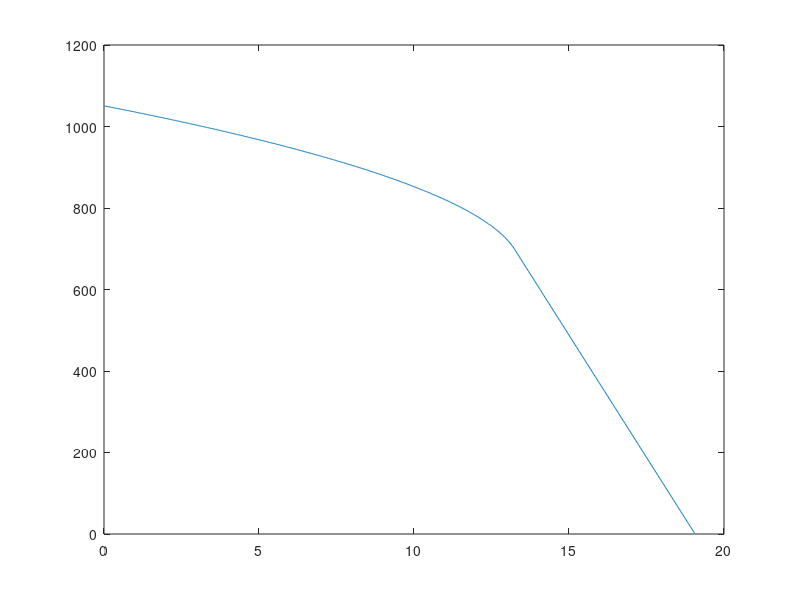
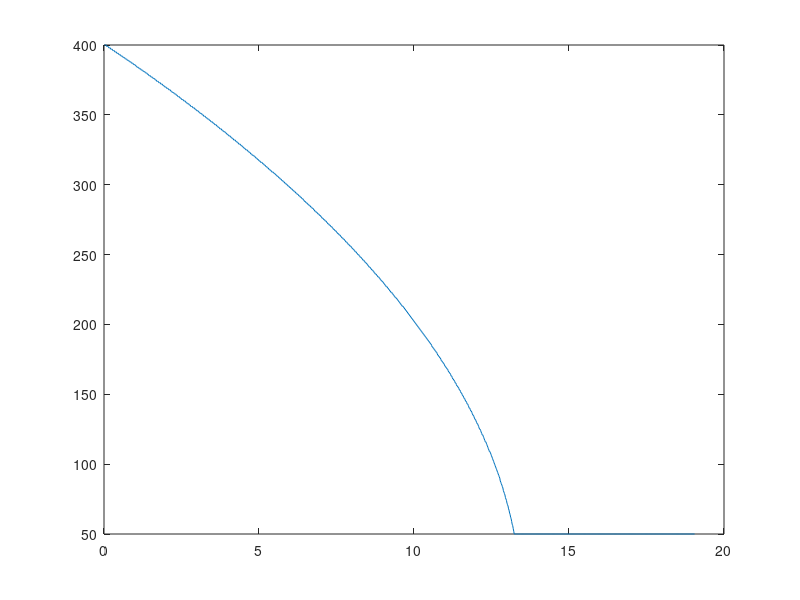

Reproduce these figures in MATLAB, in order.
% моделирование нелинейного изменения фазы для определения времени разгорания лампы
clear;clc;
t=1;
period=1050;
increase_divider=400;
min_divider=50;


divCounter=increase_divider;
incDivider=increase_divider;
phase=period;
while (true)
    
  if (rem(t,100)==1)
    ph(ceil(t/100))=phase;
    div(ceil(t/100))=incDivider;
  end
  t=t+1;
  
  divCounter=divCounter-1;
  if (divCounter <= 0) 
    if (phase > 1) 
	    phase=phase-1;
    else
        break;
    end 
    divCounter=incDivider;
    if (incDivider > min_divider) 
	   incDivider=incDivider-1;
    end
  end
end

figure(1);plot((1:length(ph))/60,ph);
figure(2);plot((1:length(div))/60,div);
